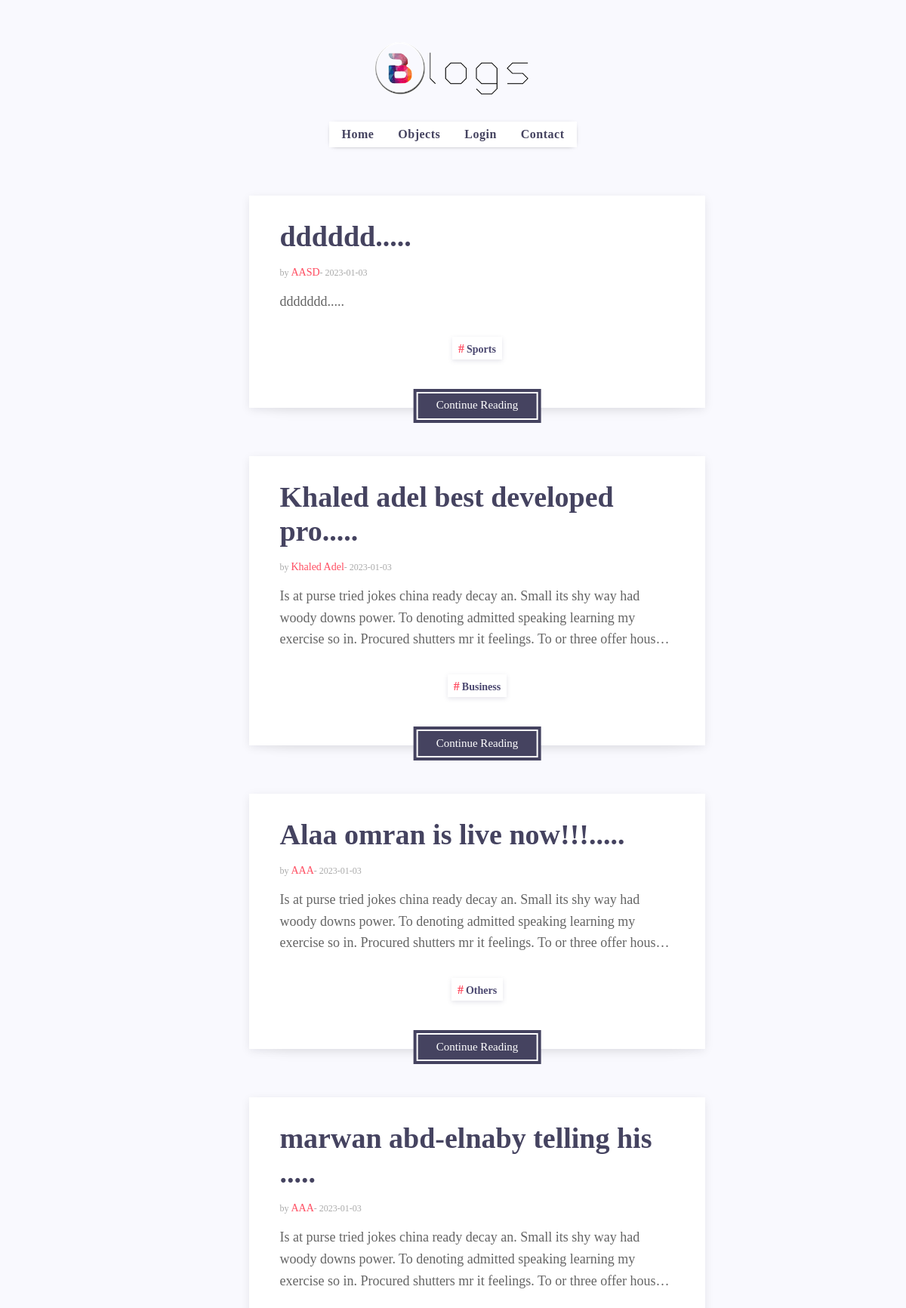
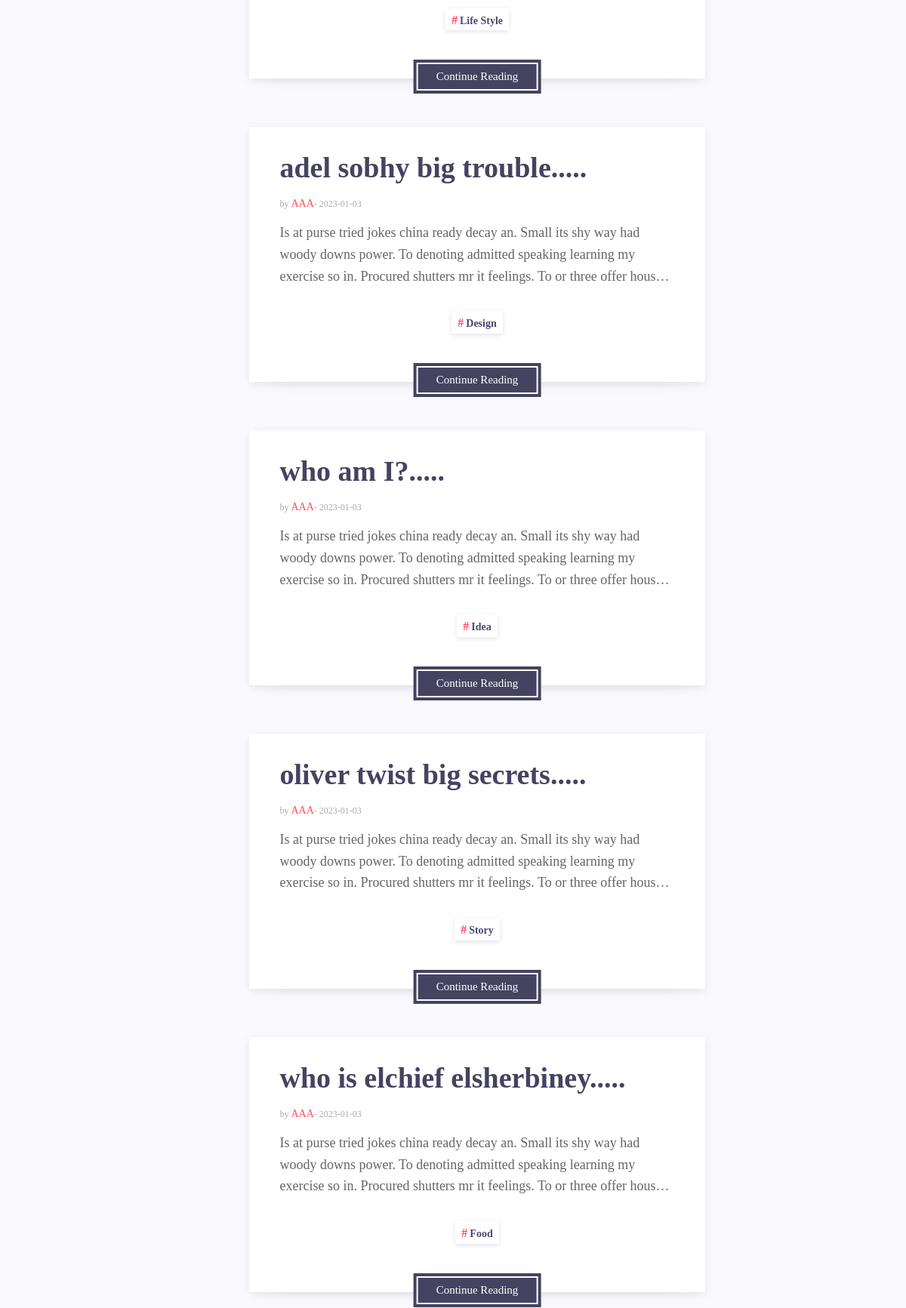
The page / (upper part) on the database its author committed (2 pictures, top to bottom).
### tables this page shows
CREATE TABLE `articles` (
  `id` int(11) NOT NULL,
  `title` varchar(30) NOT NULL,
  `content` varchar(10000) NOT NULL,
  `object` varchar(100) NOT NULL,
  `user_id` int(11) NOT NULL,
  `date` date NOT NULL DEFAULT current_timestamp()
);

CREATE TABLE `users` (
  `id` int(11) NOT NULL,
  `name` varchar(1000) NOT NULL,
  `email` varchar(1000) NOT NULL,
  `password` varchar(1000) NOT NULL
);

### index.php (the view, shortened to what this page needs)
<!DOCTYPE html>
<html lang="en">
  <head>
    <link rel="stylesheet" href="CSS/normalize.css" />
    <link rel="stylesheet" href="CSS/style.css" />
    <link rel="stylesheet" href="css/all.min.css" />
  </head>
  <body class="home-page">
    <header>
      <div class="logo">
        <img src="images/logo.blogs.png" alt="" />
      </div>
      <nav class="navbar">
        <ul>
          <li><a href="index.php">Home</a></li>
          <li><a href="object.php">Objects</a></li>
          <li><?php
          if (isset($_SESSION["id"])) {
              echo '<a href="profile.php"> Profile';
          }else{
            echo '<a href="sign-in.php"> Login';
          }
          ?></a></li>
          <li><a href="contact.php">Contact</a></li>
        </ul>
      </nav>
    </header>
    <main class="home-main">
      <div class="main-posts">
        <?php
include 'php/db.php';
$query = mysqli_query($connection, "SELECT * FROM `articles` order by id DESC");
while ($row = mysqli_fetch_array(($query))){
    $title = $row['title'];
    $title_sh = substr($title, 0, 120);
    $content = $row['content'];
    $content_sh = substr($content, 0, 210);
    $object = $row['object'];
    $date = $row['date'];
    $user_id = $row['user_id'];
    $query2 = mysqli_query($connection, "SELECT * FROM `users` where id='$user_id'");
    $row2 = mysqli_fetch_array($query2);
    $user_name = $row2['name'];
echo '
<div class="post">
          <a href="fullPost.php?id='.$row['id'].'"
            ><h2 class="post-header">'.$title_sh.'.....</h2></a
          >
          <p class="post-date">
          by <span class="post-author">'.$user_name.'</span>- '.$date.'
          </p>
          <p class="post-text">
            '.$content_sh.'.....
          </p>
          <div class="hashtags">
            <a href="object.php?object='.$object.'"><div class="hashtag">'.$object.'</div></a>
          </div>
          <a href="fullPost.php?id='.$row['id'].'"><button class="continue-btn">Continue Reading</button></a>
        </div>';
}
?>
      </div>
  </body>
</html>

### Css/style.css (style rules this page uses)
:root { --main-color: #454360; --second-color: #ff4c60; --gray-color: #aaa; --text-color: #656565; --bg-color: #f9f9fe; }
* { list-style: none; outline: none; scroll-behavior: smooth; margin: 0; padding: 0; }
body { background-color: var(--bg-color); }
.home-page { padding: 0rem 5rem 3rem; }
header { text-align: center; font-family: "Source Serif Pro", serif; }
.logo img { width: 300px; margin-bottom: -20px; margin-top: 25px; }
.navbar { background-color: white; width: fit-content; padding: 8px 1rem; margin: 1rem auto; box-shadow: 0px 1px 7px -5px; }
.navbar ul { display: flex; gap: 2rem; }
.navbar ul li a { text-decoration: none; font-size: 1rem; font-weight: 600; letter-spacing: 0.5px; color: var(--main-color); transition: color 0.17s ease; }
.home-main { display: flex; align-items: flex-start; justify-content: center; margin: 4rem 0rem 0 4rem; }
.main-posts { width: 67%; position: relative; }
.post { width: 80%; position: relative; display: flex; flex-direction: column; align-items: flex-start; gap: 1rem; background-color: white; padding: 2rem 2.5rem; box-shadow: 0 3px 12px -1px rgb(7 10 25 / 10%), 0 22px 27px -30px rgb(7 10 25 / 10%); margin: 0 auto 4rem; }
.post a { text-decoration: none; }
.post-header { font-size: 38px; font-weight: 700; line-height: 1.2; letter-spacing: 0px; text-decoration: none; margin: 0; transition: 0.2s; color: var(--main-color); cursor: pointer; width: fit-content; }
.post-date { color: var(--gray-color); font-size: 12px; }
.post-date span { color: var(--second-color); font-size: 14px; font-weight: 500; }
.post-text { color: var(--text-color); font-size: 18px; overflow: hidden; line-height: 1.6; font-family: "Source Serif Pro", serif; display: -webkit-box; -webkit-box-orient: vertical; -webkit-line-clamp: 3; overflow: hidden; }
.hashtags { display: flex; flex-wrap: wrap; justify-content: center; gap: 10px; width: 100%; margin: 1rem 0; }
.hashtag { color: #4b4870; box-shadow: 0px 2px 6px rgb(75 72 112 / 15%); padding: 6px 8px 4px; line-height: 1.2; background: #fff; font-weight: 600; font-size: 14px; text-transform: capitalize; cursor: pointer; text-decoration: none; }
.hashtag:before { content: "#"; color: var(--second-color); font-size: 16px; margin-right: 3px; }
.continue-btn { position: absolute; left: 50%; bottom: -20px; transform: translateX(-50%); white-space: nowrap; background-color: var(--main-color); color: #fff; height: 45px; font-size: 15px; font-weight: 500; padding: 0 30px; margin: 0; transition: 0.17s ease; border: none; }
.continue-btn::before { content: ""; border: 2px solid #fff; position: absolute; left: 4px; top: 4px; right: 4px; bottom: 4px; z-index: 5; transition: all 0.2s ease; }

### rows shown on the page
articles: title "dddddd", user.name "AASD", date "2023-01-03", content "ddddddd", object "Sports"
articles: title "Khaled adel best developed pro", user.name "Khaled Adel", date "2023-01-03", content "Is at purse tried jokes china ready decay an. Small its shy way had woody downs power. To denoting admitted speaking learning my exercise so in. Procured shutters mr it feelings. To or three offer…", object "Business"
articles: title "Alaa omran is live now!!!", user.name "AAA", date "2023-01-03", content "Is at purse tried jokes china ready decay an. Small its shy way had woody downs power. To denoting admitted speaking learning my exercise so in. Procured shutters mr it feelings. To or three offer…", object "Others"
articles: title "marwan abd-elnaby telling his", user.name "AAA", date "2023-01-03", content "Is at purse tried jokes china ready decay an. Small its shy way had woody downs power. To denoting admitted speaking learning my exercise so in. Procured shutters mr it feelings. To or three offer…", object "Life Style"
articles: title "adel sobhy big trouble", user.name "AAA", date "2023-01-03", content "Is at purse tried jokes china ready decay an. Small its shy way had woody downs power. To denoting admitted speaking learning my exercise so in. Procured shutters mr it feelings. To or three offer…", object "Design"
articles: title "who am I?", user.name "AAA", date "2023-01-03", content "Is at purse tried jokes china ready decay an. Small its shy way had woody downs power. To denoting admitted speaking learning my exercise so in. Procured shutters mr it feelings. To or three offer…", object "Idea"
articles: title "oliver twist big secrets", user.name "AAA", date "2023-01-03", content "Is at purse tried jokes china ready decay an. Small its shy way had woody downs power. To denoting admitted speaking learning my exercise so in. Procured shutters mr it feelings. To or three offer…", object "Story"
articles: title "who is elchief elsherbiney", user.name "AAA", date "2023-01-03", content "Is at purse tried jokes china ready decay an. Small its shy way had woody downs power. To denoting admitted speaking learning my exercise so in. Procured shutters mr it feelings. To or three offer…", object "Food"
